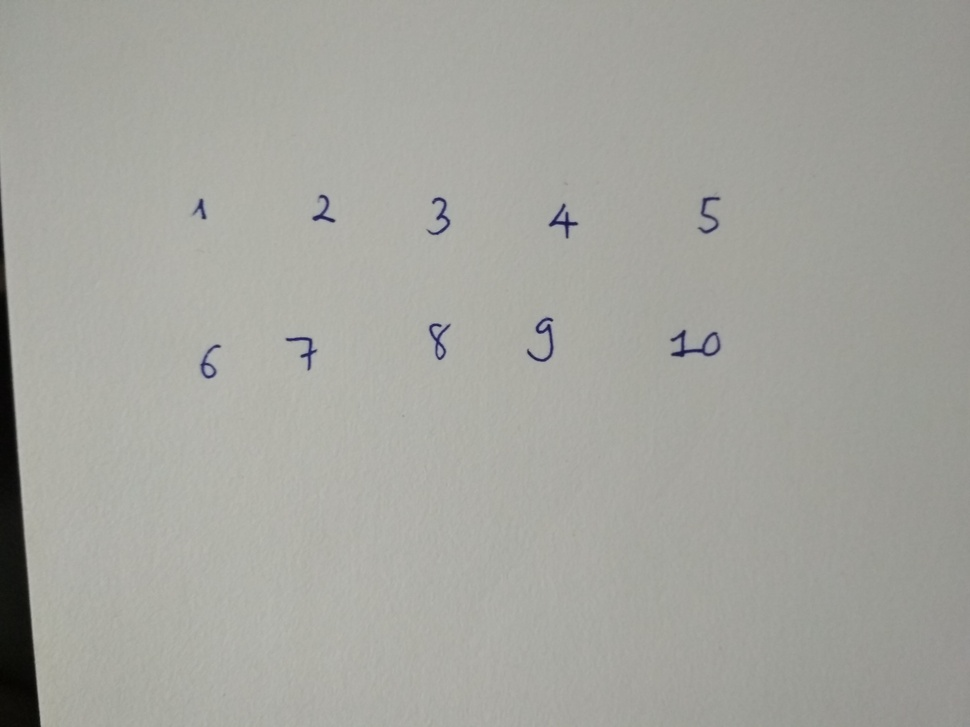
#> input picture pictures/digit.jpg, 970 x 727 px, shrunk from 4160 x 3120 before the run, given in place of the camera
$ python morphological.py
#> lines starting #> are read from the running program, lines starting #| are printed output that depends on the picture; after the words box and inside, x2 and y2 are one past the last pixel; in counts of white or black regions, pixels touching at a corner belong together
import numpy as np
import cv2

cap = cv2.VideoCapture(0)

while True:
    ret, frame = cap.read()
#> frame is the input picture: shape (727, 970, 3); mean B, G, R 158.6, 164.7, 164.5
    hsv = cv2.cvtColor( frame, cv2.COLOR_BGR2HSV)
#> hsv: shape (727, 970, 3); mean H, S, V 31.8, 11.1, 165.1

    lower = np.array([80, 80, 80])
    upper = np.array([180, 255, 255])

    mask = cv2.inRange( hsv, lower, upper)
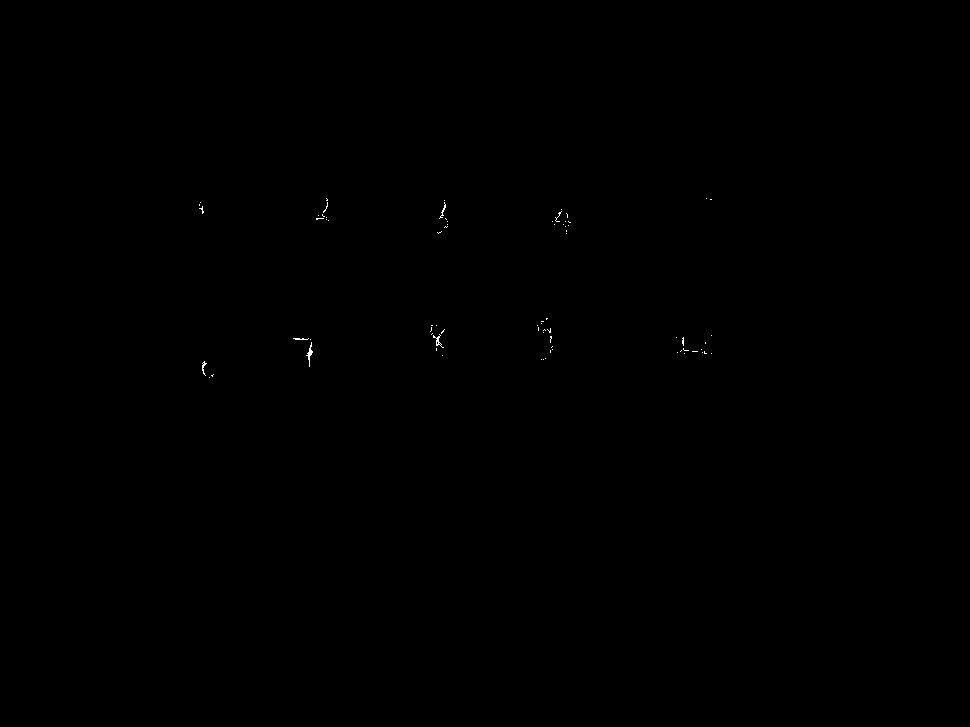
#> mask: shape (727, 970); 0.06% white in thin lines or dots, all inside (x1, y1, x2, y2) = (199, 198, 712, 378)
    res = cv2.bitwise_and(frame, frame, mask = mask)

    kernel = np.ones((5,5), np.uint8)
    erosion = cv2.erode (mask, kernel, iterations = 1)
#> erosion: shape (727, 970); every value is 0
    dilation = cv2.dilate (mask, kernel, iterations = 1)
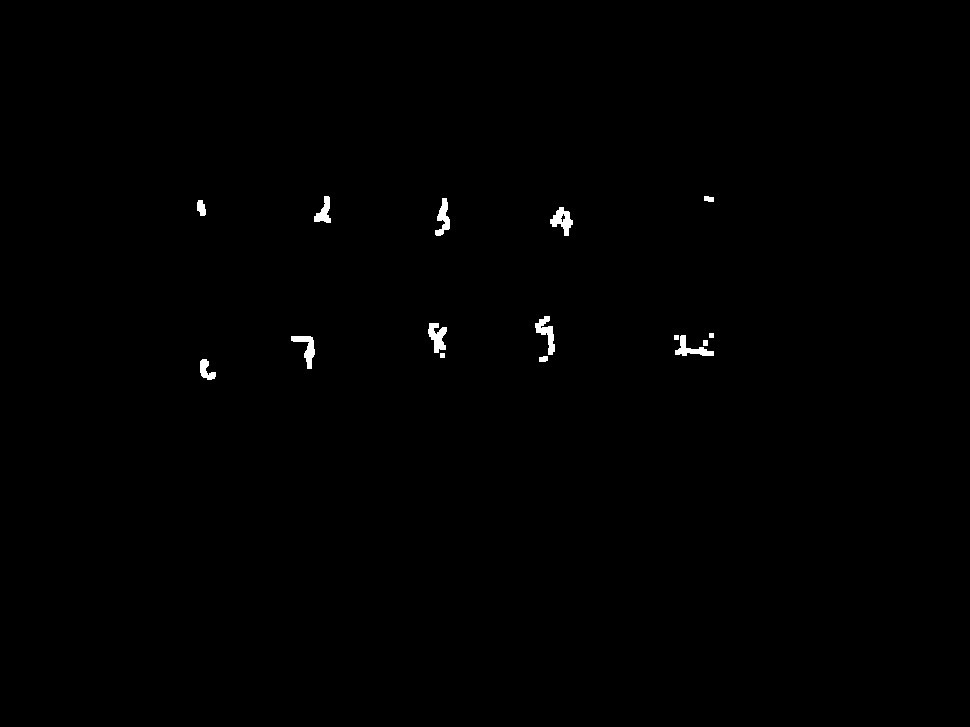
#> dilation: shape (727, 970); 0.38% white; 15 white regions, largest, box (x1, y1, x2, y2) and area: (535, 316, 555, 355) 341, (428, 323, 447, 353) 341, (550, 207, 573, 236) 339

    opening = cv2.morphologyEx(mask, cv2.MORPH_OPEN, kernel)
    closing = cv2.morphologyEx(mask, cv2.MORPH_CLOSE, kernel)

    cv2.imshow('frame', frame)
    #cv2.imshow('mask', mask)
    cv2.imshow('res', res)
    cv2.imshow('erosion', erosion)
    cv2.imshow('dilation', dilation)
    cv2.imshow('open', opening)
    cv2.imshow('close', closing)


    if cv2.waitKey(1) & 0xFF == ord('q'):
#> (key q is pressed here)
        break

cap.release()
cv2.destroyAllWindows()
